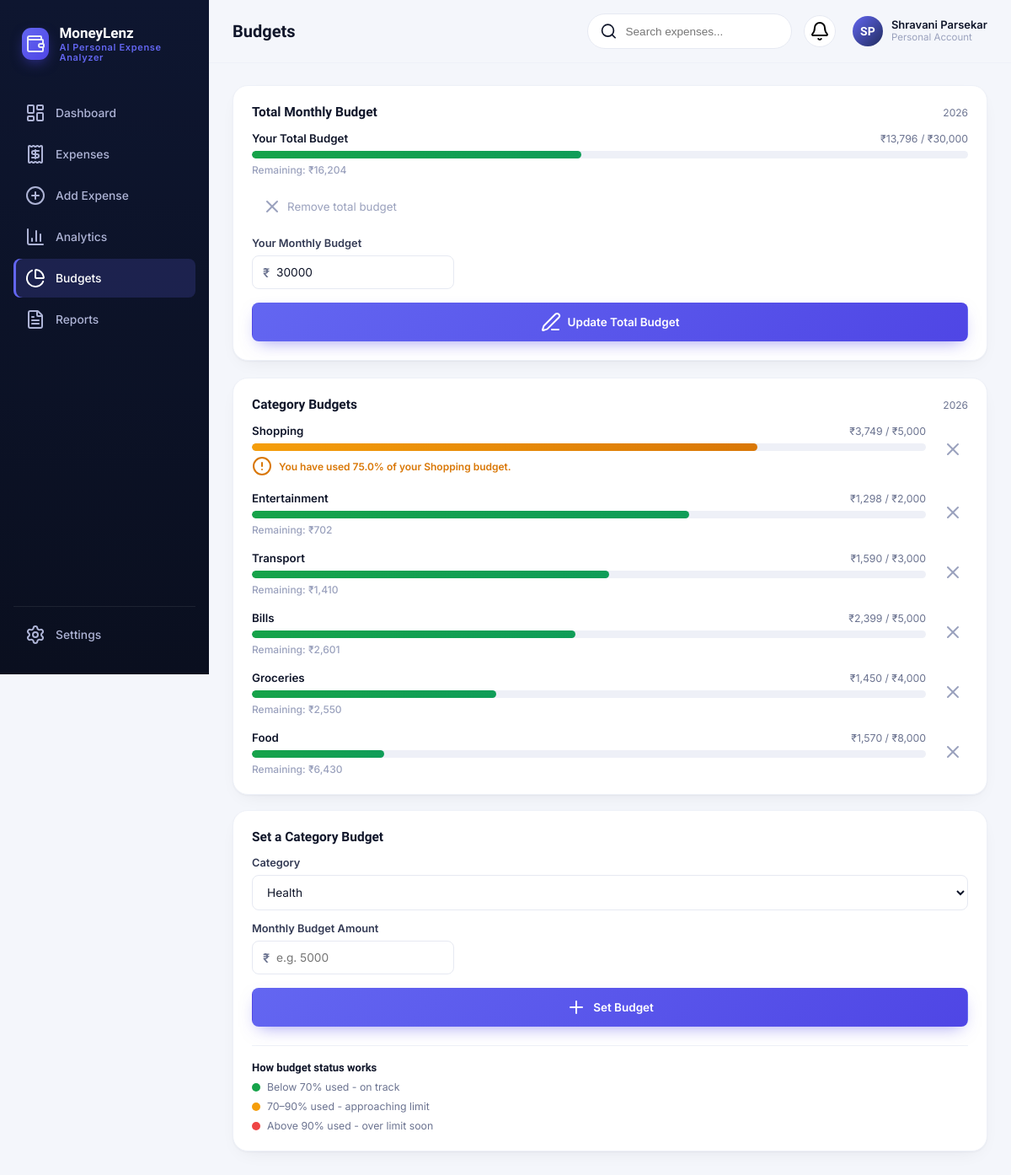
The app's page /budgets with its own data.
### models/expense.py (models this page shows, shortened)
class Budget(db.Model):
    __tablename__ = "budgets"
    id = db.Column(db.Integer, primary_key=True)
    category = db.Column(db.String(50), nullable=False, index=True)
    month = db.Column(db.Integer, nullable=False)  # 1-12
    year = db.Column(db.Integer, nullable=False)
    amount = db.Column(db.Float, nullable=False)
    __table_args__ = (
        db.UniqueConstraint("category", "month", "year", name="uq_budget_category_month_year"),
    )

### app.py (the view, shortened to what this page needs)
    @app.route("/budgets", methods=["GET", "POST"])
    def budgets():
        today = date.today()
        progress = analyzer.get_budget_progress(today.month, today.year)
        budgeted_categories = {p["category"] for p in progress}
        available_categories = [c for c in Config.CATEGORIES if c not in budgeted_categories]
        total_budget_progress = analyzer.get_total_budget_progress(today.month, today.year)
        return render_template(
            "budgets.html",
            progress=progress,
            available_categories=available_categories,
            total_budget_progress=total_budget_progress,
            active_page="budgets",
        )

### services/expense_analyzer.py (called while the page is built)
def expenses_to_dataframe(expenses):
    if not expenses:
        return pd.DataFrame(
            columns=["id", "amount", "category", "description", "date", "payment_method", "notes"]
        )
    rows = [
        {
            "id": e.id,
            "amount": float(e.amount),
            "category": e.category,
            "description": e.description,
            "date": pd.to_datetime(e.date),
            "payment_method": e.payment_method,
            "notes": e.notes or "",
        }
        for e in expenses
    ]
    df = pd.DataFrame(rows)
    return df

def get_all_expenses_df():
    expenses = Expense.query.all()
    return expenses_to_dataframe(expenses)

def get_total_budget(month=None, year=None):
    today = date.today()
    month = month or today.month
    year = year or today.year
    total_row = TotalBudget.query.filter_by(month=month, year=year).first()
    if total_row is not None:
        return float(total_row.amount)
    budgets = Budget.query.filter_by(month=month, year=year).all()
    return float(sum(b.amount for b in budgets))

def has_custom_total_budget(month=None, year=None):
    today = date.today()
    month = month or today.month
    year = year or today.year
    return TotalBudget.query.filter_by(month=month, year=year).first() is not None

def get_total_budget_progress(month=None, year=None):
    today = date.today()
    month = month or today.month
    year = year or today.year
    df = get_all_expenses_df()
    if not df.empty:
        month_mask = (df["date"].dt.month == month) & (df["date"].dt.year == year)
        spent = float(df[month_mask]["amount"].sum())
    else:
        spent = 0.0
    budget = get_total_budget(month, year)
    pct = (spent / budget * 100.0) if budget > 0 else 0.0
    if pct >= 90:
        status = "danger"
    elif pct >= 70:
        status = "warning"
    else:
        status = "normal"
    return {
        "budget": round(budget, 2),
        "spent": round(spent, 2),
        "remaining": round(budget - spent, 2),
        "percentage": round(min(pct, 100.0), 1),
        "raw_percentage": round(pct, 1),
        "status": status,
        "is_custom": has_custom_total_budget(month, year),
    }

### templates/budgets.html (shortened to what this page needs)
{% extends "base.html" %}
{% block page_title %}Budgets{% endblock %}
{% block content %}
<div class="card" style="margin-bottom: 20px;">
    <div class="section-heading">
        <h3>Total Monthly Budget</h3>
        <span class="text-muted" style="font-size:12px;">{{ current_year }}</span>
    </div>
    <div class="grid two-col">
        <div>
            {% set t = total_budget_progress %}
            {% if t and t.budget > 0 %}
            <div class="progress-row">
                <div class="progress-top">
                    <span class="progress-cat">{{ "Your Total Budget" if t.is_custom else "Combined Category Budgets" }}</span>
                    <span class="progress-figures">{{ t.spent | inr }} / {{ t.budget | inr }}</span>
                </div>
                <div class="progress-track">
                    <div class="progress-fill {{ t.status }}" style="width: {{ t.percentage }}%;"></div>
                </div>
                {% if t.status == 'danger' %}
                <div class="progress-alert danger-text"><i data-lucide="alert-triangle"></i>You have used {{ t.raw_percentage }}% of your total monthly budget.</div>
                {% elif t.status == 'warning' %}
                <div class="progress-alert"><i data-lucide="alert-circle"></i>You have used {{ t.raw_percentage }}% of your total monthly budget.</div>
                {% else %}
                <div class="progress-alert" style="color: var(--text-400); font-weight:500;">Remaining: {{ t.remaining | inr }}</div>
                {% endif %}
            </div>
            {% else %}
            <div class="empty-state">
                <div class="empty-icon"><i data-lucide="wallet"></i></div>
                <h3>No total budget set</h3>
                <p>Set an overall monthly spending limit, independent of category budgets.</p>
            </div>
            {% endif %}
            {% if t and t.is_custom %}
            <form action="{{ url_for('delete_total_budget') }}" method="POST" onsubmit="return confirmDelete('Remove your total monthly budget?');" style="margin-top: 14px;">
                <button type="submit" class="budget-remove-btn" title="Remove total budget" style="display:inline-flex; align-items:center; gap:6px; width:auto; padding:6px 12px;"><i data-lucide="x"></i>Remove total budget</button>
            </form>
            {% endif %}
        </div>
        <div>
            <form method="POST" action="{{ url_for('budgets') }}">
                <div class="form-group" style="margin-bottom: 16px;">
                    <label for="total_amount">Your Monthly Budget</label>
                    <div class="amount-input-wrap">
                        <span>{{ currency_symbol }}</span>
                        <input type="number" step="1" min="1" id="total_amount" name="total_amount"
                               placeholder="e.g. 25000"
                               value="{{ total_budget_progress.budget | int if total_budget_progress and total_budget_progress.is_custom else '' }}"
                               required>
                    </div>
                </div>
                <button type="submit" class="btn btn-primary btn-block">
                    <i data-lucide="{{ 'edit-3' if total_budget_progress and total_budget_progress.is_custom else 'plus' }}"></i>
                    {{ 'Update Total Budget' if total_budget_progress and total_budget_progress.is_custom else 'Set Total Budget' }}
                </button>
            </form>
        </div>
    </div>
</div>
<div class="grid two-col">
    <div class="card">
        <div class="section-heading">
            <h3>Category Budgets</h3>
            <span class="text-muted" style="font-size:12px;">{{ current_year }}</span>
        </div>
        {% if progress %}
            {% for b in progress %}
            <div class="progress-row">
                <div class="budget-card-row">
                    <div style="flex:1;">
                        <div class="progress-top">
                            <span class="progress-cat">{{ b.category }}</span>
                            <span class="progress-figures">{{ b.spent | inr }} / {{ b.budget | inr }}</span>
                        </div>
                        <div class="progress-track">
                            <div class="progress-fill {{ b.status }}" style="width: {{ b.percentage }}%;"></div>
                        </div>
                        {% if b.status == 'danger' %}
                        <div class="progress-alert danger-text"><i data-lucide="alert-triangle"></i>You have used {{ b.raw_percentage }}% of your {{ b.category }} budget.</div>
                        {% elif b.status == 'warning' %}
                        <div class="progress-alert"><i data-lucide="alert-circle"></i>You have used {{ b.raw_percentage }}% of your {{ b.category }} budget.</div>
                        {% else %}
                        <div class="progress-alert" style="color: var(--text-400); font-weight:500;">Remaining: {{ b.remaining | inr }}</div>
                        {% endif %}
                    </div>
                    <form action="{{ url_for('delete_budget', budget_id=b.id) }}" method="POST" onsubmit="return confirmDelete('Remove this budget?');" style="margin-left:14px;">
                        <button type="submit" class="budget-remove-btn" title="Remove budget"><i data-lucide="x"></i></button>
                    </form>
                </div>
            </div>
            {% endfor %}
        {% else %}
        <div class="empty-state">
            <div class="empty-icon"><i data-lucide="pie-chart"></i></div>
            <h3>No budgets set yet</h3>
            <p>Set monthly limits for your categories to track spending and get alerts.</p>
        </div>
        {% endif %}
    </div>
    <div class="card" style="align-self: start;">
        <div class="section-heading"><h3>Set a Category Budget</h3></div>
        {% if available_categories %}
        <form method="POST" action="{{ url_for('budgets') }}">
            <div class="form-group" style="margin-bottom: 14px;">
                <label for="category">Category</label>
                <select name="category" id="category" required>
                    {% for c in available_categories %}
                    <option value="{{ c }}">{{ c }}</option>
                    {% endfor %}
                </select>
            </div>
            <div class="form-group" style="margin-bottom: 16px;">
                <label for="amount">Monthly Budget Amount</label>
                <div class="amount-input-wrap">
                    <span>{{ currency_symbol }}</span>
                    <input type="number" step="1" min="1" id="amount" name="amount" placeholder="e.g. 5000" required>
                </div>
            </div>
            <button type="submit" class="btn btn-primary btn-block"><i data-lucide="plus"></i>Set Budget</button>
        </form>
        {% else %}
        <p class="text-muted" style="font-size: 13px;">You've set budgets for every category. Remove one to add a new limit.</p>
        {% endif %}
        <div style="margin-top: 22px; padding-top: 18px; border-top: 1px solid var(--border-soft);">
            <h4 style="font-size: 13px; margin: 0 0 8px 0;">How budget status works</h4>
            <div style="display:flex; flex-direction:column; gap: 8px; font-size: 12.3px; color: var(--text-500);">
                <div style="display:flex; align-items:center; gap:8px;"><span style="width:10px;height:10px;border-radius:50%;background:var(--green-500);display:inline-block;"></span>Below 70% used - on track</div>
                <div style="display:flex; align-items:center; gap:8px;"><span style="width:10px;height:10px;border-radius:50%;background:var(--orange-500);display:inline-block;"></span>70&ndash;90% used - approaching limit</div>
                <div style="display:flex; align-items:center; gap:8px;"><span style="width:10px;height:10px;border-radius:50%;background:var(--red-500);display:inline-block;"></span>Above 90% used - over limit soon</div>
            </div>
        </div>
    </div>
</div>
{% endblock %}

### static/css/style.css (style rules this page uses)
:root { --navy-950: #0A0F1F; --navy-900: #0E1630; --navy-800: #16204A; --navy-700: #202C5E; --indigo-600: #4F46E5; --indigo-500: #6366F1; --indigo-100: #EEF0FF; --green-600: #0F9D58; --green-500: #16A34A; --green-100: #E5F7EC; --orange-600: #D97706; --orange-500: #F59E0B; --orange-100: #FEF3E2; --red-600: #DC2626; --red-500: #EF4444; --red-100: #FDEAEA; --bg: #F4F6FB; --card: #FFFFFF; --border: #E6E9F2; --border-soft: #EEF1F8; --text-900: #10162A; --text-700: #333A54; --text-500: #6B7390; --text-400: #9AA1BD; --radius-lg: 18px; --radius-md: 12px; --radius-sm: 8px; --shadow-card: 0 1px 2px rgba(16, 22, 42, 0.04), 0 8px 24px -12px rgba(16, 22, 42, 0.10); --shadow-pop: 0 12px 32px -8px rgba(16, 22, 42, 0.18); --sidebar-w: 248px; }
* { box-sizing: border-box; }
html, body { margin: 0; padding: 0; background: var(--bg); color: var(--text-900); font-family: 'Inter', -apple-system, BlinkMacSystemFont, sans-serif; font-size: 14.5px; -webkit-font-smoothing: antialiased; }
h1, h2, h3, h4, .font-display { font-family: 'Sora', 'Inter', sans-serif; }
button { font-family: inherit; cursor: pointer; }
.btn { display: inline-flex; align-items: center; justify-content: center; gap: 8px; padding: 10px 18px; border-radius: var(--radius-sm); font-weight: 600; font-size: 13.5px; border: 1px solid transparent; transition: transform 0.12s ease, box-shadow 0.12s ease, background 0.15s ease; }
.btn-primary { background: linear-gradient(135deg, var(--indigo-500), var(--indigo-600)); color: #fff; box-shadow: 0 8px 20px -8px rgba(79,70,229,0.55); }
.btn-block { width: 100%; }
.card { background: var(--card); border-radius: var(--radius-lg); border: 1px solid var(--border-soft); box-shadow: var(--shadow-card); padding: 22px; }
.grid { display: grid; gap: 18px; }
.two-col { grid-template-columns: 1.5fr 1fr; }
@media (max-width: 1200px) { .charts-grid-2, .charts-grid-even, .two-col { grid-template-columns: 1fr; } }
.section-heading { display: flex; align-items: center; justify-content: space-between; margin-bottom: 14px; }
.section-heading h3 { font-size: 15.5px; font-weight: 700; margin: 0; }
.progress-row { margin-bottom: 18px; }
.progress-row:last-child { margin-bottom: 0; }
.progress-top { display: flex; align-items: center; justify-content: space-between; margin-bottom: 7px; }
.progress-cat { font-weight: 600; font-size: 13.3px; }
.progress-figures { font-size: 12.3px; color: var(--text-500); }
.progress-track { height: 9px; background: #EEF0F7; border-radius: 999px; overflow: hidden; }
.progress-fill { height: 100%; border-radius: 999px; transition: width 0.4s ease; }
.progress-fill.normal { background: linear-gradient(90deg, var(--green-500), var(--green-600)); }
.progress-fill.warning { background: linear-gradient(90deg, var(--orange-500), var(--orange-600)); }
.progress-alert { display: flex; gap: 8px; align-items: center; margin-top: 6px; font-size: 12px; color: var(--orange-600); font-weight: 600; }
.form-group { display: flex; flex-direction: column; gap: 7px; }
.form-group label { font-size: 12.8px; font-weight: 600; color: var(--text-700); }
.form-group input, .form-group select, .form-group textarea { padding: 11px 13px; border-radius: var(--radius-sm); border: 1px solid var(--border); font-size: 13.7px; color: var(--text-900); background: var(--card); font-family: inherit; }
.amount-input-wrap { position: relative; }
.amount-input-wrap span { position: absolute; left: 13px; top: 50%; transform: translateY(-50%); color: var(--text-500); font-weight: 600; }
.amount-input-wrap input { padding-left: 28px; }
.budget-card-row { display: flex; align-items: center; justify-content: space-between; }
.budget-remove-btn { background: none; border: none; color: var(--text-400); }
.text-muted { color: var(--text-500); }

### records on screen
Budget: category "Shopping", spent|inr "₹3,749", budget|inr "₹5,000", raw_percentage "75.0"
Budget: category "Entertainment", spent|inr "₹1,298", budget|inr "₹2,000", {{ b.percentage }} 64.9 (drawn), remaining|inr "₹702"
Budget: category "Transport", spent|inr "₹1,590", budget|inr "₹3,000", {{ b.percentage }} 53.0 (drawn), remaining|inr "₹1,410"
Budget: category "Bills", spent|inr "₹2,399", budget|inr "₹5,000", {{ b.percentage }} 48.0 (drawn), remaining|inr "₹2,601"
Budget: category "Groceries", spent|inr "₹1,450", budget|inr "₹4,000", {{ b.percentage }} 36.2 (drawn), remaining|inr "₹2,550"
Budget: category "Food", spent|inr "₹1,570", budget|inr "₹8,000", {{ b.percentage }} 19.6 (drawn), remaining|inr "₹6,430"

### other values on screen
{{ "Your Total Budget" if t.is_custom else "Combined Category Budgets" }} "Your Total Budget"
{{ t.spent | inr }} "₹13,796"
{{ t.budget | inr }} "₹30,000"
{{ t.remaining | inr }} "₹16,204"
{{ currency_symbol }} "₹"
form field category "Health"
